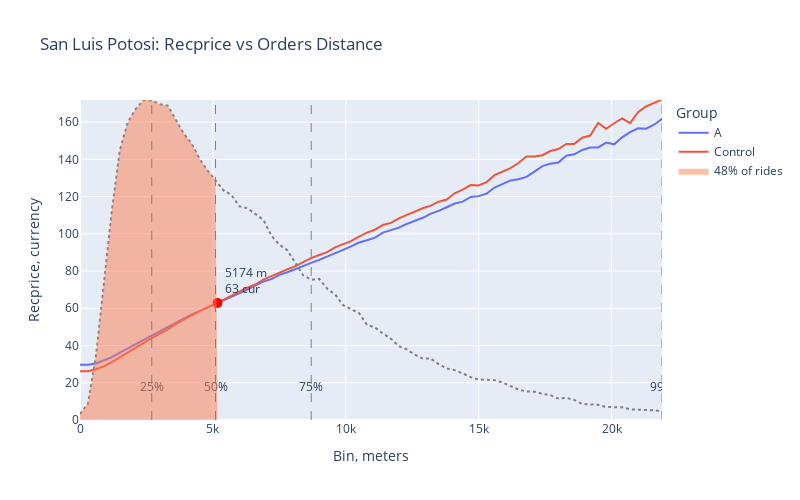

The cell this chart's notebook holds for it:
### Code cell
bin_size = 300
df_full['orders_distance_bin'] = (df_full['distance'] // bin_size) * bin_size

# Prepare data
grouped = df_full.groupby(['orders_distance_bin', 'group_name'])['recprice'].mean().reset_index()
frequency = df_full['orders_distance_bin'].value_counts(normalize=True).sort_index()
cumulative_frequency = frequency.cumsum()

# Parameters
max_bin = cumulative_frequency[cumulative_frequency <= 0.99].index[-1]
recprice_max = grouped[grouped['orders_distance_bin'] == max_bin]['recprice'].max()
freq_max = frequency.max()

# Separate data for 'A' and 'Control'
data_a = grouped[grouped['group_name'] == 'A']
data_control = grouped[grouped['group_name'] == 'Control']

# Merge the data on 'orders_distance_bin' for comparison
merged = pd.merge(data_a, data_control, on='orders_distance_bin', suffixes=('_a', '_control'))

# Calculate the intersection using linear interpolation
merged['diff'] = merged['recprice_a'] - merged['recprice_control']
sign_change = (merged['diff'].shift() * merged['diff']) < 0  # Detect sign change
intersection_points = merged[sign_change]

# If there's an intersection
if not intersection_points.empty:
    # Linear interpolation for intersection
    idx = intersection_points.index[0]
    x1, y1_a, y1_control = merged.loc[idx - 1, ['orders_distance_bin', 'recprice_a', 'recprice_control']]
    x2, y2_a, y2_control = merged.loc[idx, ['orders_distance_bin', 'recprice_a', 'recprice_control']]
    slope_a = (y2_a - y1_a) / (x2 - x1)
    slope_control = (y2_control - y1_control) / (x2 - x1)
    intercept_a = y1_a - slope_a * x1
    intercept_control = y1_control - slope_control * x1
    x_intersect = (intercept_control - intercept_a) / (slope_a - slope_control)
    y_intersect = slope_a * x_intersect + intercept_a
else:
    x_intersect, y_intersect = None, None

X = x_intersect

# Create the figure
fig = go.Figure()

# Add a line for each group
for group_name in grouped[~grouped['group_name'].isin(['Before'])]['group_name'].unique():
    group_data = grouped[grouped['group_name'] == group_name]
    fig.add_trace(go.Scatter(
        x=group_data['orders_distance_bin'],
        y=group_data['recprice'],
        mode='lines',
        name=f'{group_name}',
        line=dict(width=2)
    ))

# Add the normalized frequency as a line without showing in the legend
fig.add_trace(go.Scatter(
    x=frequency.index,
    y=frequency.values,
    mode='lines',
    name='Normalized Frequency',  # Not shown in legend
    line=dict(color='gray', dash='dot', width=2),
    yaxis='y2',
    showlegend=False  # Hide from legend
))

# Add the colored area without showing in the legend
filtered_frequency = frequency[frequency.index <= X]
cum_freq_value = filtered_frequency.sum()  # Calculate cumulative frequency in the area
fig.add_trace(go.Scatter(
    x=list(filtered_frequency.index) + [X],
    y=list(filtered_frequency.values) + [0],
    fill='tozeroy',
    mode='lines',
    line=dict(color='rgba(255, 127, 80, 0.3)', width=0),
    name=f'{cum_freq_value:.0%} of rides',
    yaxis='y2',
    showlegend=True
))

# Highlight the intersection point
if x_intersect is not None:
    fig.add_trace(go.Scatter(
        x=[x_intersect],
        y=[y_intersect],
        mode='markers+text',
        marker=dict(color='red', size=10),
        text=[f'{x_intersect:.0f} m <br>{y_intersect:.0f} cur'],
        textposition='top right',
        showlegend=False
    ))

# Update layout for dual axes
fig.update_layout(
    title=JPEG_NAME+': Recprice vs Orders Distance',
    xaxis=dict(
        title='Bin, meters',
        range=[0, max_bin]),
    yaxis=dict(
        title='Recprice, currency',
        range=[0, recprice_max]), 
    yaxis2=dict(
        title='Normalized Frequency',
        overlaying='y',
        side='right',
        range=[0, freq_max], 
        showgrid=False,
        showline=False,   # Hide the line for yaxis
        ticks='',         # Remove ticks
        visible=False
    ),
    legend_title='Group',
    width=800,
    height=500
) 

# Add the vertical lines and text annotations
for perc in [0.25, 0.50, 0.75, 0.99]:
    bin_line = cumulative_frequency[cumulative_frequency <= perc].index[-1]
    fig.add_shape(
        type="line",
        x0=bin_line,
        x1=bin_line,
        y0=0,
        y1=1,
        xref="x",
        yref="paper",  # Extend line across the y-axis range
        line=dict(color="grey", dash="dash", width=1)
    )

    # Add text annotation
    fig.add_trace(go.Scatter(
        x=[bin_line],
        y=[recprice_max*0.1],  
        text=[f'{perc:.0%}'],
        mode="text",
        showlegend=False
    ))

# Show the figure
fig.show()

### Figure 1 — Plotly figure (JSON) as saved in the notebook; plotly's stock layout.template omitted (floating-point values rounded to 4 significant figures; data arrays with more than 128 entries replaced by an {"elided": "..."} marker saying what was removed)
{"data": [{"line": {"width": 2}, "mode": "lines", "name": "A", "type": "scatter", "x": {"elided": "252 int values"}, "y": {"elided": "252 float values"}}, {"line": {"width": 2}, "mode": "lines", "name": "Control", "type": "scatter", "x": {"elided": "224 int values"}, "y": {"elided": "224 float values"}}, {"line": {"color": "gray", "dash": "dot", "width": 2}, "mode": "lines", "name": "Normalized Frequency", "showlegend": false, "type": "scatter", "x": {"elided": "298 int values"}, "y": {"elided": "298 float values"}, "yaxis": "y2"}, {"fill": "tozeroy", "line": {"color": "rgba(255, 127, 80, 0.3)", "width": 0}, "mode": "lines", "name": "48% of rides", "showlegend": true, "type": "scatter", "x": [0, 300, 600, 900, 1200, 1500, 1800, 2100, 2400, 2700, 3000, 3300, 3600, 3900, 4200, 4500, 4800, 5100, 5174.0], "y": [0.0006803, 0.001854, 0.007292, 0.0157, 0.02398, 0.03088, 0.03409, 0.03561, 0.03663, 0.03657, 0.03615, 0.03598, 0.03443, 0.03279, 0.03164, 0.02987, 0.02855, 0.02745, 0], "yaxis": "y2"}, {"marker": {"color": "red", "size": 10}, "mode": "markers+text", "showlegend": false, "text": ["5174 m <br>63 cur"], "textposition": "top right", "type": "scatter", "x": [5174.0], "y": [62.9]}, {"mode": "text", "showlegend": false, "text": ["25%"], "type": "scatter", "x": [2700], "y": [17.19]}, {"mode": "text", "showlegend": false, "text": ["50%"], "type": "scatter", "x": [5100], "y": [17.19]}, {"mode": "text", "showlegend": false, "text": ["75%"], "type": "scatter", "x": [8700], "y": [17.19]}, {"mode": "text", "showlegend": false, "text": ["99%"], "type": "scatter", "x": [21900], "y": [17.19]}], "layout": {"height": 500, "legend": {"title": {"text": "Group"}}, "shapes": [{"line": {"color": "grey", "dash": "dash", "width": 1}, "type": "line", "x0": 2700, "x1": 2700, "xref": "x", "y0": 0, "y1": 1, "yref": "paper"}, {"line": {"color": "grey", "dash": "dash", "width": 1}, "type": "line", "x0": 5100, "x1": 5100, "xref": "x", "y0": 0, "y1": 1, "yref": "paper"}, {"line": {"color": "grey", "dash": "dash", "width": 1}, "type": "line", "x0": 8700, "x1": 8700, "xref": "x", "y0": 0, "y1": 1, "yref": "paper"}, {"line": {"color": "grey", "dash": "dash", "width": 1}, "type": "line", "x0": 21900, "x1": 21900, "xref": "x", "y0": 0, "y1": 1, "yref": "paper"}], "title": {"text": "San Luis Potosi: Recprice vs Orders Distance"}, "width": 800, "xaxis": {"range": [0, 21900], "title": {"text": "Bin, meters"}}, "yaxis": {"range": [0, 171.9], "title": {"text": "Recprice, currency"}}, "yaxis2": {"overlaying": "y", "range": [0, 0.03663], "showgrid": false, "showline": false, "side": "right", "ticks": "", "title": {"text": "Normalized Frequency"}, "visible": false}}}
